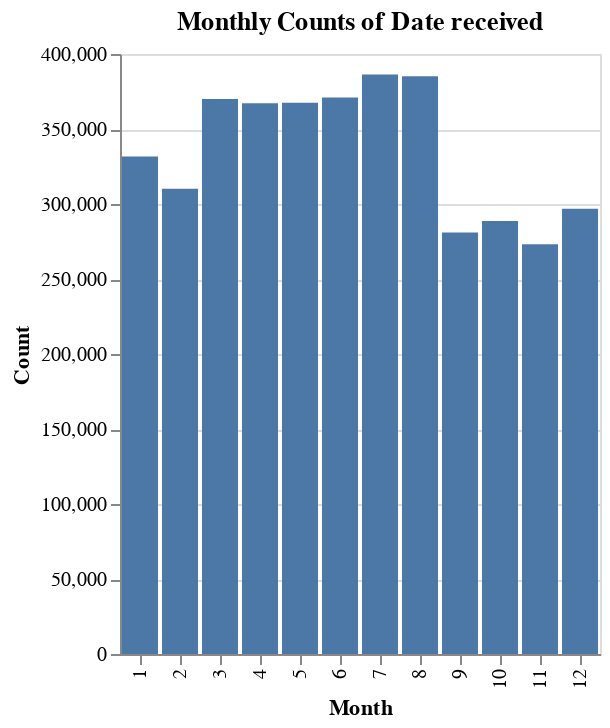

The cell this chart's notebook holds for it:
### Code cell
# date volume by month, and plot it

print(data['Date received'].dt.month.value_counts().sort_index())


# Perform the value counts and sorting
monthly_counts = data['Date received'].dt.month.value_counts().sort_index().reset_index()
monthly_counts.columns = ['Month', 'Count']

# Create the Altair chart
chart = alt.Chart(monthly_counts).mark_bar().encode(
    x='Month:O',
    y='Count:Q'
).properties(
    title='Monthly Counts of Date received'
)

chart

### Figure 1 — Vega-Lite specification as saved in the notebook (floating-point values rounded to 4 significant figures)
{"config": {"view": {"continuousWidth": 400, "continuousHeight": 300}}, "data": {"name": "data-99163681c965dde9ccaac5b0fcbd7635"}, "mark": "bar", "encoding": {"x": {"field": "Month", "type": "ordinal"}, "y": {"field": "Count", "type": "quantitative"}}, "title": "Monthly Counts of Date received", "$schema": "https://vega.github.io/schema/vega-lite/v5.2.0.json", "datasets": {"data-99163681c965dde9ccaac5b0fcbd7635": [{"Month": 1, "Count": 331687}, {"Month": 2, "Count": 310090}, {"Month": 3, "Count": 370081}, {"Month": 4, "Count": 367098}, {"Month": 5, "Count": 367518}, {"Month": 6, "Count": 370924}, {"Month": 7, "Count": 386280}, {"Month": 8, "Count": 385153}, {"Month": 9, "Count": 281018}, {"Month": 10, "Count": 288642}, {"Month": 11, "Count": 273148}, {"Month": 12, "Count": 296891}]}}
